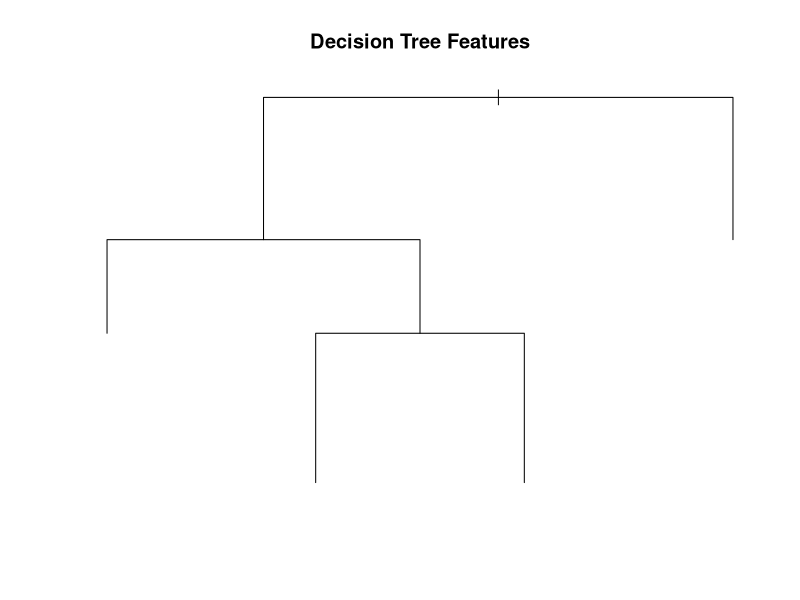

Here is the R script that generated this plot:
## ---- chunk 1
# The 'rpart' package provides the 'rpart' function.
require(rpart, quietly=TRUE)

setwd("/Users/Robert/Dropbox/Class/Mr Stock Market meet Mr Data Scientist/spy611scripts/Rdemos")
#read in Feature file
sp500f <- read.table(file = "SP500_features.csv", header=TRUE, sep=",")
#remove columns 'Date' and 'CLose'
sp500f <- sp500f[,-which(names(sp500f) %in% c("Date","Close"))]

head(sp500f)  
## ---- chunk 2
#fit<-lm(leadcp~lag_cp1d+lag_cp2d+lag_cp1w+ma100+Volume,data=sp500f)
tree <- rpart(lead_1d ~ .,
                   data=sp500f,
                   method="anova")
## ---- chunk 3
print(tree)
printcp(tree)
cat("\n")
## ---- chunk 4
# Plot the resulting Decision Tree.
# usint the rpart.plot package.
plot(tree, main="Decision Tree Features")
